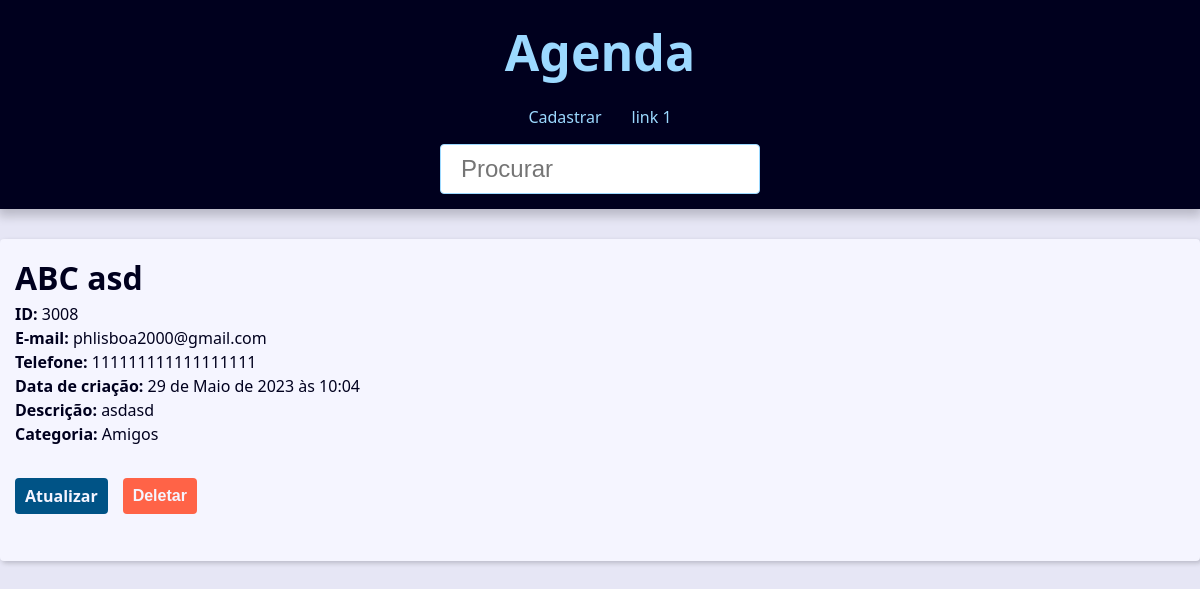
The page /contato/3008/detalhe/ on the database its author committed.
### contato/models.py (models this page shows, shortened)
class Contato(models.Model):
    primeiro_nome = models.CharField(verbose_name='Nome', max_length=100)
    segundo_nome = models.CharField(max_length=150, verbose_name='Sobrenome')
    telefone = models.CharField(max_length=50)
    email = models.EmailField(max_length=256, blank=True)
    data_criacao = models.DateTimeField(default=timezone.now)
    descricao = models.TextField(blank=True)
    visivel = models.BooleanField(default=True)
    imagem = models.ImageField(blank=True, upload_to='imagens/%Y/%m/')
    categoria = models.ForeignKey(Categoria,
                                  on_delete=models.SET_NULL,
                                  blank=True, null=True)
    owner = models.ForeignKey(
        User,
        on_delete=models.SET_NULL,
        blank=True, null=True
    )

class Categoria(models.Model):
    class Meta:
        verbose_name = 'Categoria'
        verbose_name_plural = 'Categorias'
    nome = models.CharField(max_length=125)

### contato/views/contato_view.py (the view)
# urls.py: path('contato/<int:contato_id>/detalhe/', contato, name="contato"),
def contato(request, contato_id):
    contato = get_object_or_404(Contato, pk=contato_id, visivel=True)
    context = {
        'contato': contato,
        'site_titulo': f'{contato.primeiro_nome} {contato.segundo_nome}'
    }
    return render(request, 'contato/contato.html', context)

### contato/templates/contato/contato.html (shortened to what this page needs)
{% extends 'global/base.html' %}
{% block conteudo %}
    <div class="sigle-contact">
        <h1 class="sigle-contact-name">
            {{ contato.primeiro_nome }} {{ contato.segundo_nome }}
        </h1>
        <p><b>ID:</b> {{contato.id}}</p>
        <p><b>E-mail:</b> {{contato.email}}</p>
        <p><b>Telefone:</b> {{contato.telefone}}</p>
        <p><b>Data de criação:</b> {{contato.data_criacao}}</p>
        <p><b>Descrição:</b> {{contato.descricao}}</p>
        <p><b>Categoria:</b> {{contato.categoria.nome}}</p>
        <div class="contact-links">
            <a class="btn btn-link" href="{% url 'contato:atualizacao' contato.pk%}">Atualizar</a>
            <form action=" {% url 'contato:deletar' contato.id %} " method="POST">
                {% if confirmacao == 'nao'  %}
                    <input type="hidden" name="confirmacao" value="sim">
                    <button class="btn btn-link btn-delete " type="submit">Confirmar?</button>
                {% else %}
                    <button class="btn btn-link btn-delete " type="submit">Deletar</button>
                {% endif %}
            </form>
        </div>
    </div>
{% endblock conteudo %}

### base_static/global/css/style.css (style rules this page uses)
:root { --spacing: 1.5rem; --link-dark-color: rgb(0, 83, 134); --link-light-color: rgb(156, 217, 255); --clr-white: rgb(245, 245, 255); --clr-black: rgb(0, 0, 30); --clr-light-gray: rgb(230, 230, 245); --clr-dark-shadow-5: rgba(0, 0, 10, 5%); --clr-dark-shadow-10: rgba(0, 0, 10, 10%); --clr-dark-shadow-20: rgba(0, 0, 10, 20%); --clr-light-shadow-5: rgba(200, 200, 255, 5%); --clr-light-shadow-10: rgba(200, 200, 255, 10%); --clr-light-shadow-20: rgba(200, 200, 255, 20%); --main-page-width: 120rem; --table-min-width: 60rem; --biggest-font-size: 5rem; --bigger-font-size: 4rem; --big-font-size: 3.2rem; --medium-font-size: 2.4rem; --small-font-size: 1.6rem; --smaller-font-size: 1.4rem; --smallest-font-size: 1.2rem; --transition-fast: 300ms; --transition-medium: 600ms; --transition-slow: 1s; --default-border-radius: 4px; }
*, *::before, *::after { margin: 0; padding: 0; box-sizing: border-box; }
html { font-size: 62.5%; }
body { font-family: system-ui, -apple-system, BlinkMacSystemFont, 'Segoe UI', Roboto, Oxygen, Ubuntu, Cantarell, 'Open Sans', 'Helvetica Neue', sans-serif; line-height: 1.5; font-size: var(--small-font-size); color: var(--clr-black); -webkit-font-smoothing: antialiased; background: var(--clr-light-gray); }
.btn { background-color: var(--link-dark-color); color: var(--clr-white); font-weight: bold; border: none; padding: 1rem 2rem; border-radius: var(--default-border-radius); cursor: pointer; transition: filter var(--transition-fast) ease-in-out; }
.contact-links { margin-block: calc(var(--small-font-size) * 2); display: flex; align-items: center; gap: 0 var(--spacing); }
.btn-link { font-size: var(--small-font-size); text-decoration: none; font-weight: bold; padding: 1rem; display: block; line-height: var(--small-font-size); }
.btn-delete { background: tomato; }

### rows shown on the page
Contato: primeiro_nome "ABC", segundo_nome "asd", id "3008", email "phlisboa2000@gmail.com", telefone "111111111111111111", data_criacao "29 de Maio de 2023 às 10:04", descricao "asdasd", categoria.nome "Amigos"
